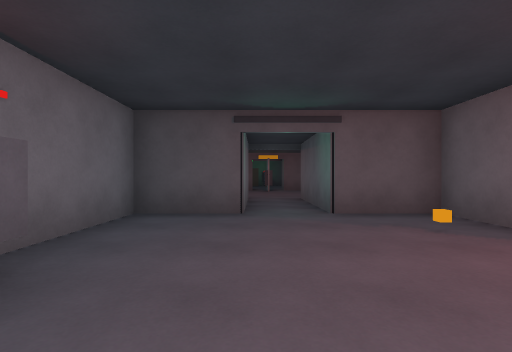
[1] (above)

20 first-person views from a walk through a scene from a Unity 3-D project. The camera is 1.2 m above the floor, looks level and sees 85° across. Doors are open. The floor is counted in squares, 2 m on a side. Each view is taken from the middle of a square. On the plan, view 1 faces up. The plan holds only what a view shows up to about 9 squares ahead; the rest is blank. The place goes on beyond the plan. The player is left out.

[2]
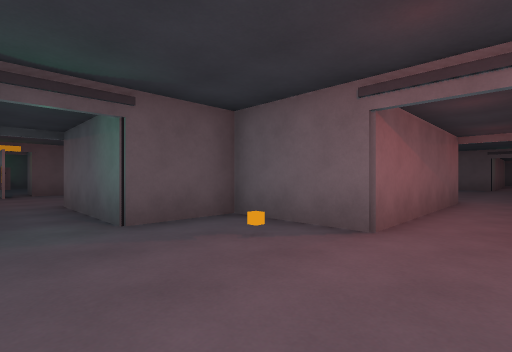

[3]
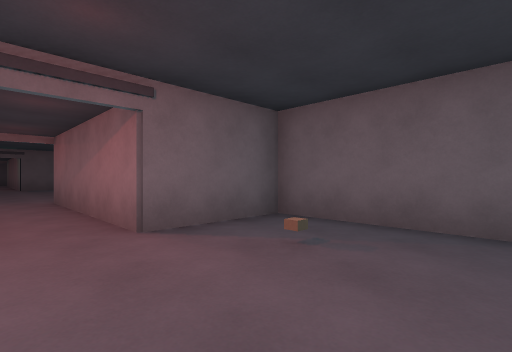

[4]
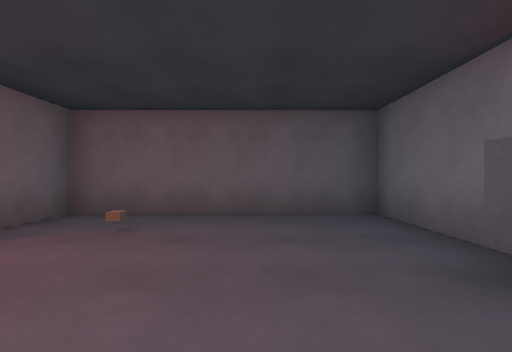

[5]
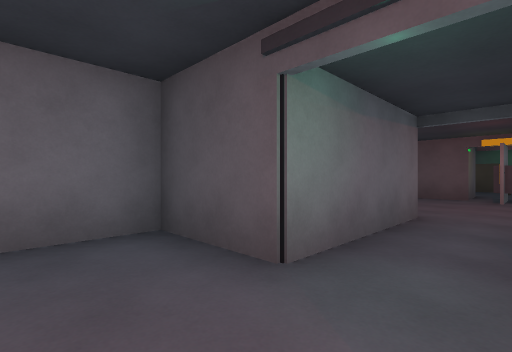

[6]
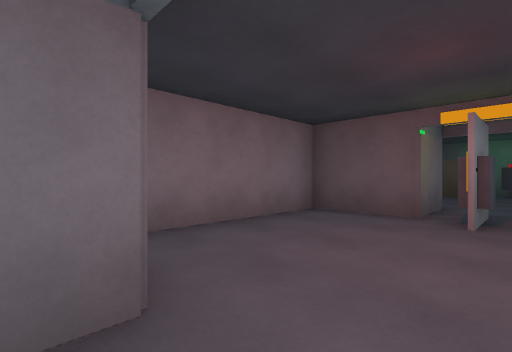

[7]
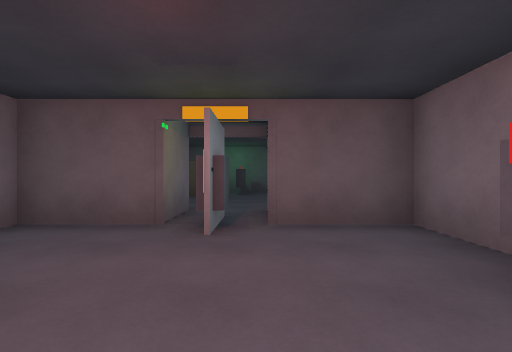

[8]
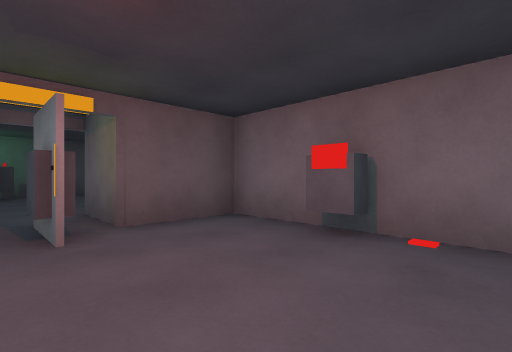

[9]
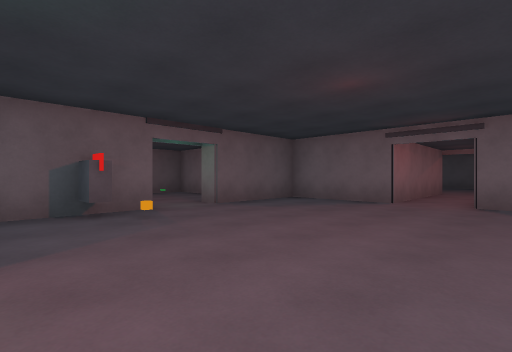

[10]
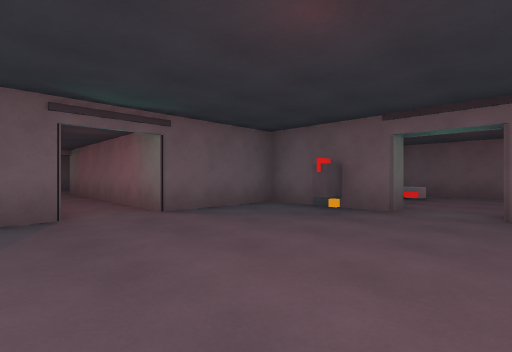

[11]
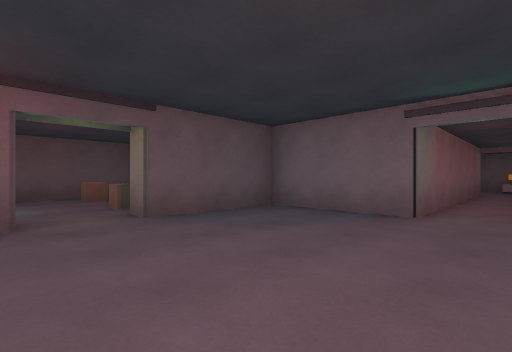

[12]
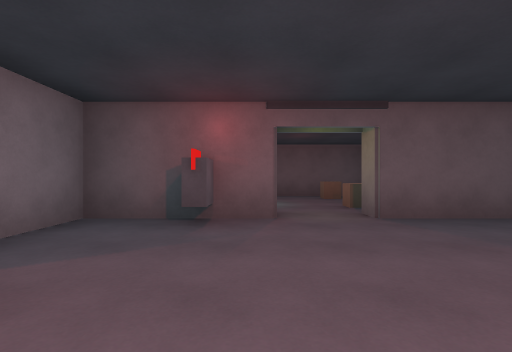

[13]
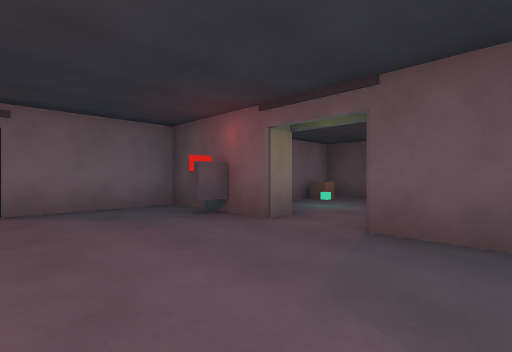

[14]
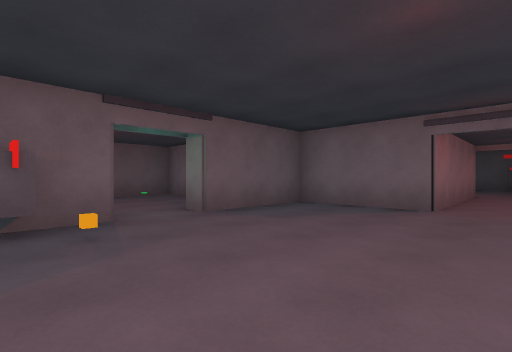

[15]
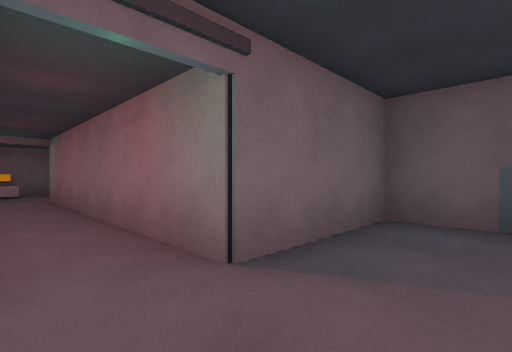

[16]
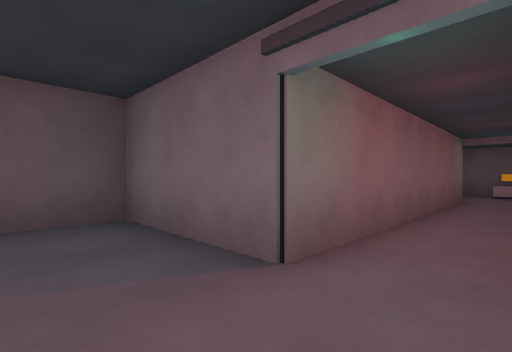

[17]
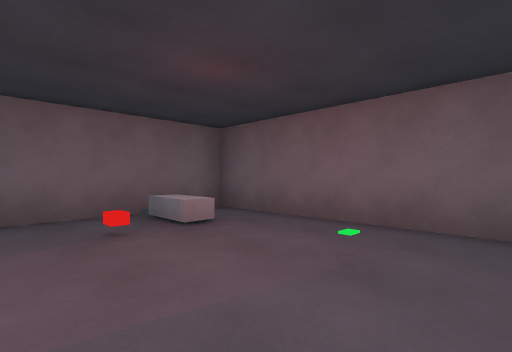

[18]
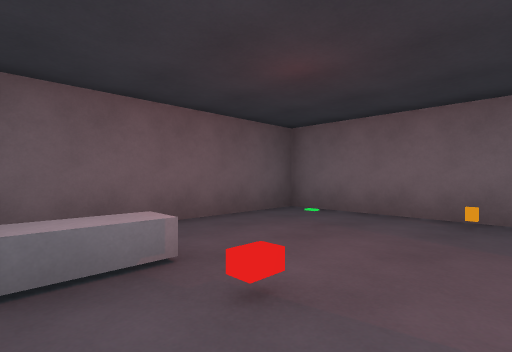

[19]
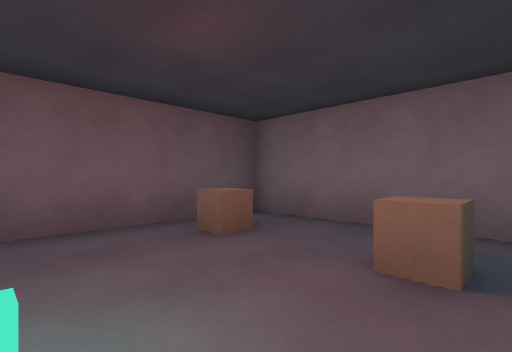

[20]
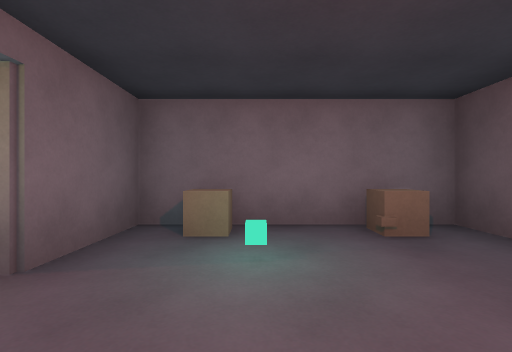

### Floor plan
Key: @ floor where view 1 was taken; # wall or solid block; . floor; / step, stairs or slope; D open door; ^ raised ledge; O other object.
Columns run from 2 left of view 1 to 24 right of it. Each row starts with its distance up from view 1.
 18   ###
 17  OO..
 16  ....
 15  ....
 14   ..
 13   ..
 12 ##O.##
 11 #.O..#
 10 #....O    #######
  9 #....O    #.....#
  8 #....#    #O..O.#
  7 ##..##    #./...#
  6  #..#     #O.DO.#
  5 ##DD##   ##OOD####
  4 #.DD.#   #.......#
  3 #.../#####.......#######  #
  2 O........DD.....DD.....D..#
  1 O........DD.....DD.....D.^#
  0 #.@..#####.......#######  #
 -1 #....#   #.......#
 -2 ######   ####DOO##
 -3           #..D..#
 -4           #.../.#
 -5           #./.^^#
 -6           #.....#
 -7           #######

Where each view was taken, in squares from view 1:
view 1: 0 up, 0 right, facing up
view 2: 1 up, 0 right, facing up-right
view 3: 2 up, 0 right, facing down-right
view 4: 3 up, 0 right, facing down
view 5: 3 up, 1 right, facing up-left
view 6: 7 up, 1 right, facing up-left
view 7: 8 up, 1 right, facing up
view 8: 8 up, 0 right, facing up-right
view 9: 3 up, 14 right, facing down-left
view 10: 3 up, 10 right, facing down-right
view 11: 1 up, 10 right, facing up-right
view 12: 1 up, 10 right, facing up
view 13: 2 up, 13 right, facing up-left
view 14: 2 up, 13 right, facing down-left
view 15: 2 up, 13 right, facing down-right
view 16: 1 up, 13 right, facing up-right
view 17: 3 down, 9 right, facing down-right
view 18: 3 down, 13 right, facing down-left
view 19: 6 up, 10 right, facing up-right
view 20: 7 up, 12 right, facing left
